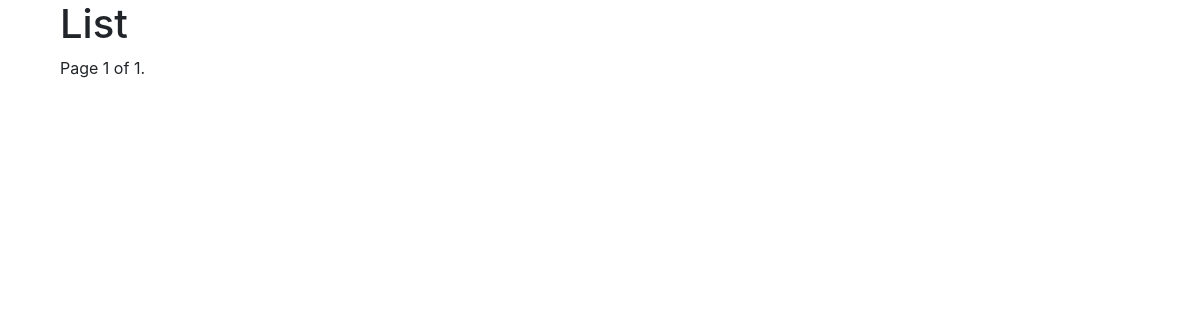
/posts/, run on an earlier commit of the app's database.
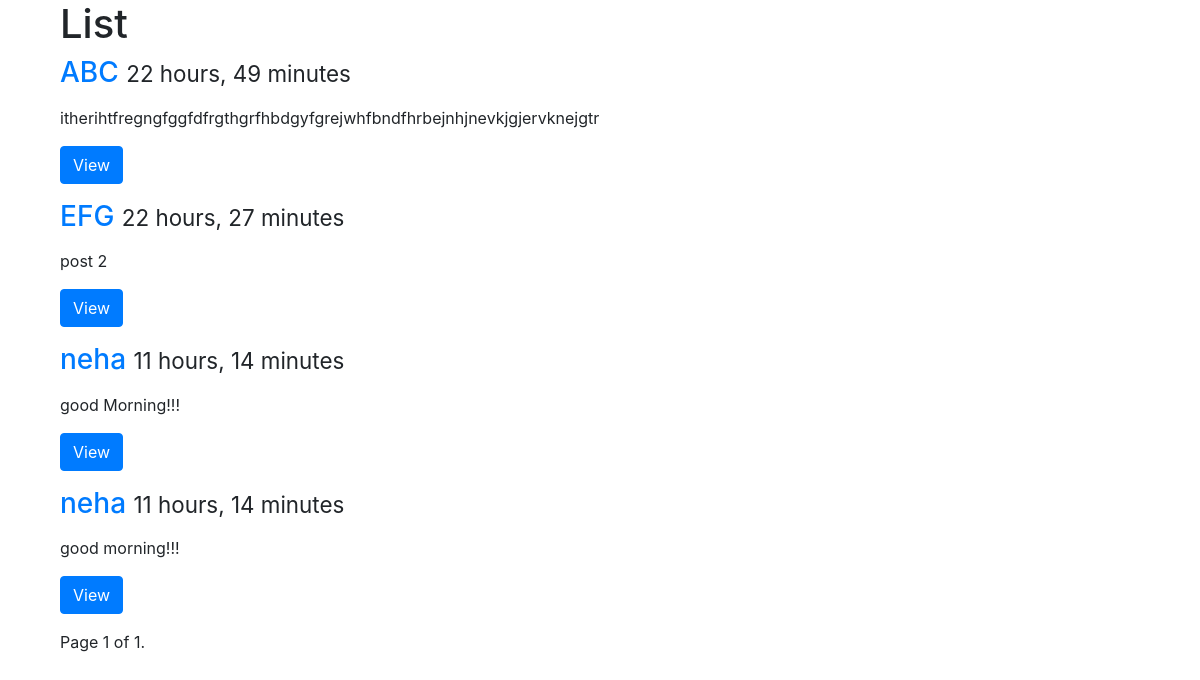
And on a later commit of the database.
### posts/models.py (models this page shows, shortened)
class Post(models.Model):
	title= models.CharField(max_length=120)
	image= models.FileField(null=True,blank=True)
	content =models.TextField()
	updated=models.DateTimeField(auto_now=True,auto_now_add=False)
	timestamp=models.DateTimeField(auto_now=False,auto_now_add=True)
	def get_absolute_url(self):
		return reverse("posts:retrieve",kwargs={"id":self.id})

### posts/views.py (the view)
def post_list(request):
	queryset_list=Post.objects.all()
	paginator = Paginator(queryset_list, 25) # Show 25 contacts per page
	page = request.GET.get('page')
	try:
		queryset = paginator.page(page)
	except PageNotAnInteger:
		queryset = paginator.page(1)
	except EmptyPage:
		queryset = paginator.page(paginator.num_pages)
	context={
		"object_list":queryset,
		"title":"List"
		}
	return render(request,"post_list.html",context)

### templates/post_list.html (shortened to what this page needs)
{% extends "base.html" %}
{% block content %}
<div class='col-sm-8 col-sm-offset-2'>
<h1>{{ title }}</h1>
{% for obj in object_list %}
<div class="row">
	<div class="col-sm-12 ">
		<div class="thumbnail">
			<div class="caption">
				<h3><a href='{{ obj.get_absolute_url}}'>{{obj.title}} </a> <small>{{obj.timestamp|timesince}}</small></h3>
				<p>{{obj.content|linebreaks|truncatechars:120}}</p>
				<p><a href="{{ obj.get_absolute_url}}" class="btn btn-primary" role="button"> View</a></p>
			</div>
		</div>
	</div>
</div>
{% endfor %}
<div class="pagination">
	 <span class="step-links">
		        <span class="current">
		            Page {{ object_list.number }} of {{ object_list.paginator.num_pages }}.
		        </span>
		    </span>
		</div>
		</div>
{% endblock content %}

What changed in the data, as far as the page shows it:
added Post: title "ABC", timestamp "22 hours, 49 minutes", content "itherihtfregngfggfdfrgthgrfhbdgyfgrejwhfbndfhrbejnhjnevkjgjervknejgtr"
added Post: title "EFG", timestamp "22 hours, 27 minutes", content "post 2"
added Post: title "neha", timestamp "11 hours, 14 minutes", content "good Morning!!!"
added Post: title "neha", timestamp "11 hours, 14 minutes", content "good morning!!!"
